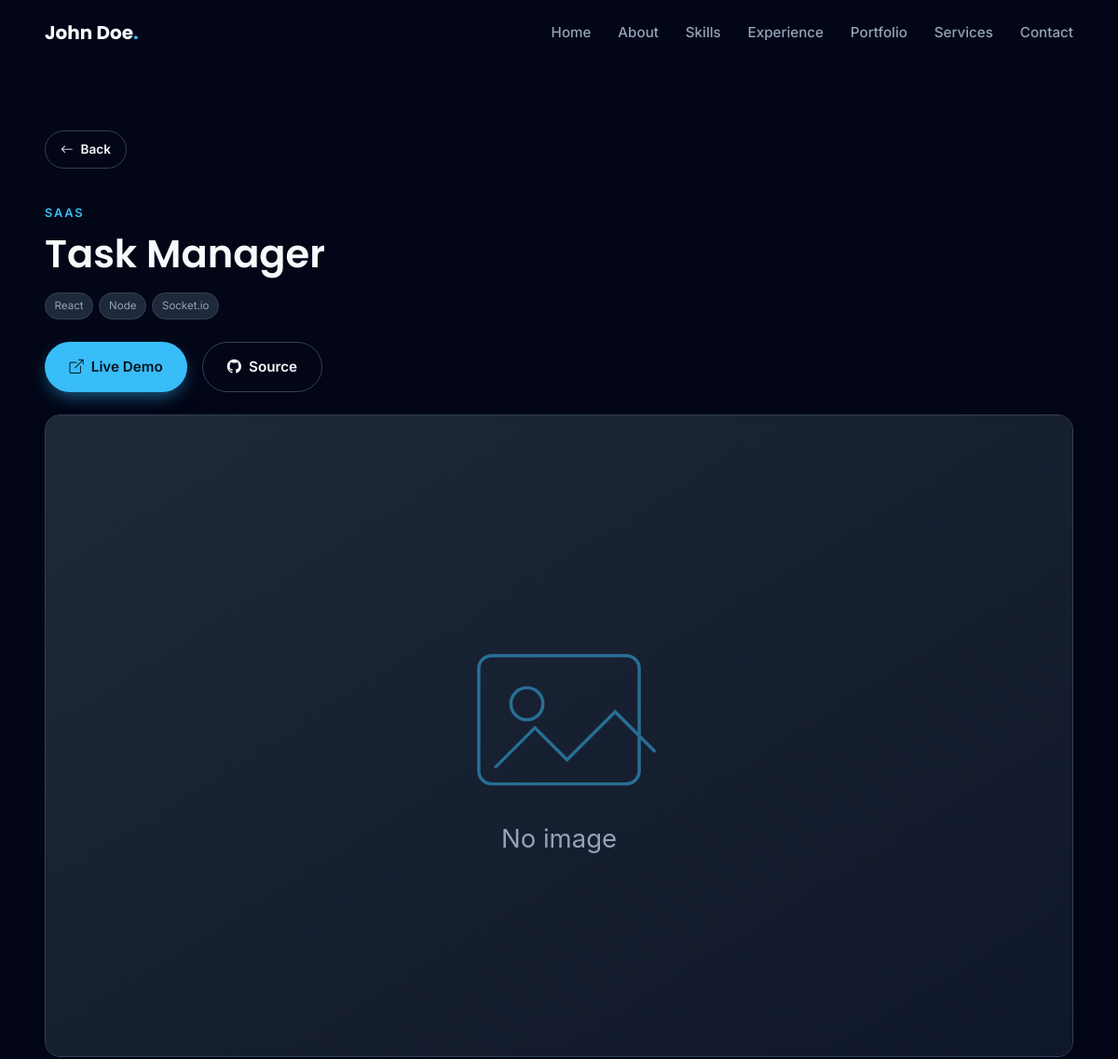
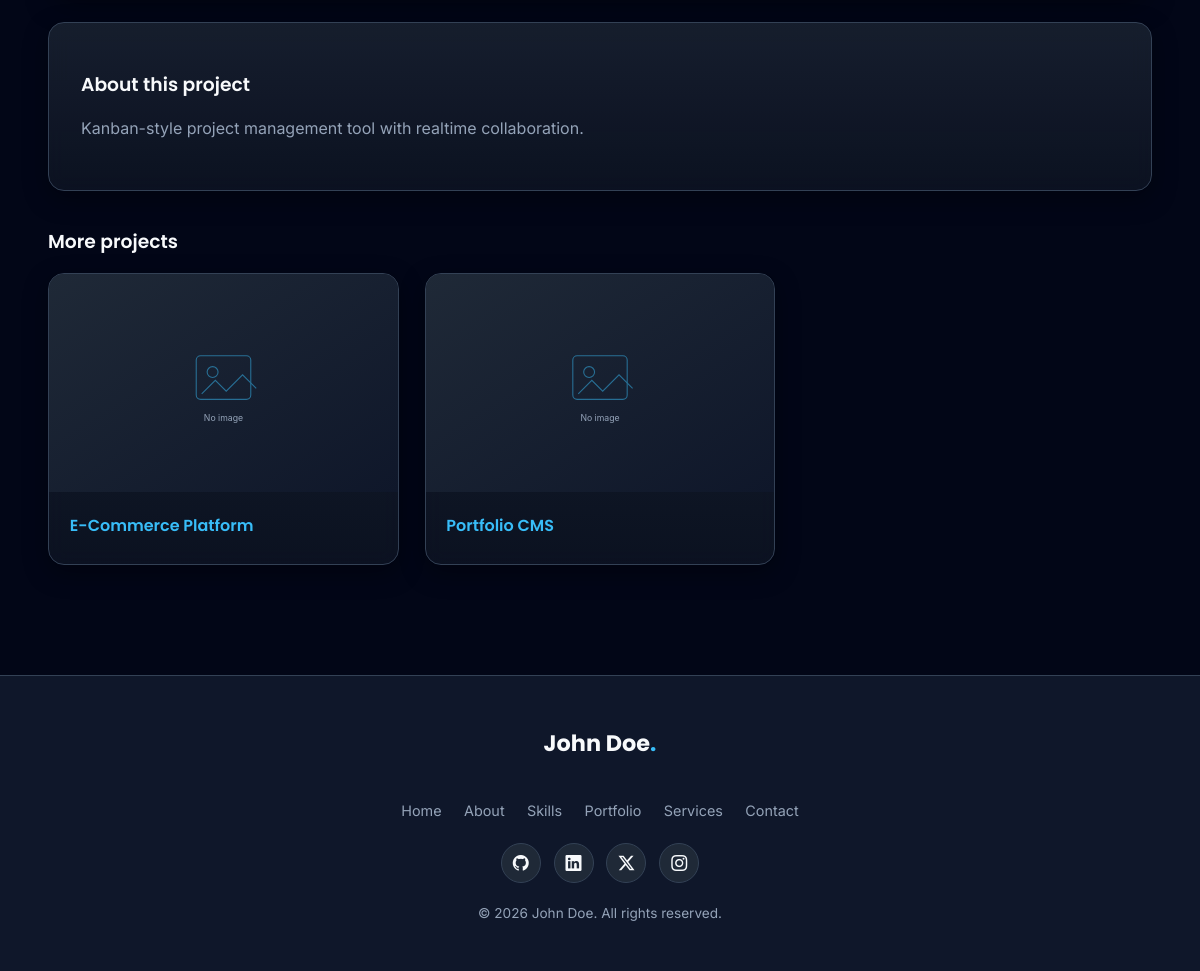
The app's page /portfolio/task-manager with its own data (2 pictures, top to bottom).
### tables this page shows
CREATE TABLE `profiles` (
  `id`         INT UNSIGNED NOT NULL AUTO_INCREMENT,
  `name`       VARCHAR(120) NOT NULL,
  `title`      VARCHAR(150) DEFAULT NULL,
  `photo`      VARCHAR(255) DEFAULT NULL,
  `bio`        TEXT,
  `email`      VARCHAR(150) DEFAULT NULL,
  `phone`      VARCHAR(50)  DEFAULT NULL,
  `address`    VARCHAR(255) DEFAULT NULL,
  `birthday`   DATE DEFAULT NULL,
  `freelance`  ENUM('Available','Not Available') DEFAULT 'Available',
  `linkedin`   VARCHAR(255) DEFAULT NULL,
  `github`     VARCHAR(255) DEFAULT NULL,
  `instagram`  VARCHAR(255) DEFAULT NULL,
  `facebook`   VARCHAR(255) DEFAULT NULL,
  `twitter`    VARCHAR(255) DEFAULT NULL,
  `youtube`    VARCHAR(255) DEFAULT NULL,
  `website`    VARCHAR(255) DEFAULT NULL,
  `resume`     VARCHAR(255) DEFAULT NULL,
  `updated_at` DATETIME DEFAULT CURRENT_TIMESTAMP ON UPDATE CURRENT_TIMESTAMP,
  PRIMARY KEY (`id`)
);

CREATE TABLE `portfolios` (
  `id`          INT UNSIGNED NOT NULL AUTO_INCREMENT,
  `title`       VARCHAR(200) NOT NULL,
  `slug`        VARCHAR(220) NOT NULL UNIQUE,
  `category`    VARCHAR(100) DEFAULT NULL,
  `thumbnail`   VARCHAR(255) DEFAULT NULL,
  `description` TEXT,
  `technology`  VARCHAR(255) DEFAULT NULL,
  `github_url`  VARCHAR(255) DEFAULT NULL,
  `demo_url`    VARCHAR(255) DEFAULT NULL,
  `status`      ENUM('Published','Draft') DEFAULT 'Published',
  `featured`    TINYINT(1) DEFAULT 0,
  `meta_title`  VARCHAR(200) DEFAULT NULL,
  `meta_description` VARCHAR(255) DEFAULT NULL,
  `sort_order`  INT DEFAULT 0,
  `views`       INT UNSIGNED DEFAULT 0,
  `created_at`  DATETIME DEFAULT CURRENT_TIMESTAMP,
  PRIMARY KEY (`id`)
);

CREATE TABLE `social_medias` (
  `id`    INT UNSIGNED NOT NULL AUTO_INCREMENT,
  `platform` VARCHAR(60) NOT NULL,
  `icon`  VARCHAR(80) DEFAULT NULL,
  `url`   VARCHAR(255) NOT NULL,
  `sort_order` INT DEFAULT 0,
  PRIMARY KEY (`id`)
);

### application/controllers/Portfolio.php (called while the page is built, shortened)
<?php
class Portfolio extends Public_Controller {
    public function __construct()
    {
        parent::__construct();
        $this->load->model('Portfolio_model');
    }
    public function detail($slug)
    {
        $project = $this->Portfolio_model->by_slug($slug);
        $this->Portfolio_model->increment_views($project['id']);
        $data = array(
            'project'    => $project,
            'gallery'    => $this->Portfolio_model->images($project['id']),
            'related'    => array_slice($this->Portfolio_model->published(), 0, 3),
            'page_title' => $project['meta_title'] ?: $project['title'],
        );
        $this->load->view('portfolio/detail', $data);
    }
}

### index.php (called while the page is built, shortened)
<?php
require_once BASEPATH.'core/CodeIgniter.php';

### application/models/Profile_model.php (called while the page is built, shortened)
<?php
class Profile_model extends MY_Model {
    protected $table = 'profiles';
    public function get()
    {
        return $this->db->order_by('id', 'ASC')->limit(1)->get($this->table)->row_array();
    }
}

### application/core/MY_Controller.php (called while the page is built, shortened)
<?php
class Public_Controller extends MY_Controller {
    public function __construct()
    {
        $this->load->model(array('Setting_model', 'Profile_model', 'Social_model'));
        $this->settings = $this->Setting_model->all_kv();
        $this->load->vars(array(
            'settings' => $this->settings,
            'profile'  => $this->Profile_model->get(),
            'socials'  => $this->Social_model->all(),
        ));
    }
}

### application/helpers/general_helper.php (called while the page is built, shortened)
<?php
if ( ! function_exists('e'))
{
    function e($value)
    {
        return htmlspecialchars((string) $value, ENT_QUOTES, 'UTF-8');
    }
}

### application/core/MY_Model.php (called while the page is built, shortened)
<?php
class MY_Model extends CI_Model {
    protected $table    = '';
    protected $order_by = 'id ASC';
    public function all($where = array())
    {
        if ( ! empty($where)) $this->db->where($where);
        if ($this->order_by)  $this->db->order_by($this->order_by);
        return $this->db->get($this->table)->result_array();
    }
    public function find_by($field, $value)
    {
        return $this->db->where($field, $value)->get($this->table)->row_array();
    }
}

### application/models/Portfolio_model.php (called while the page is built, shortened)
<?php
class Portfolio_model extends MY_Model {
    public function published()
    {
        return $this->all(array('status' => 'Published'));
    }
    public function by_slug($slug)
    {
        return $this->find_by('slug', $slug);
    }
    public function images($portfolio_id)
    {
        return $this->db->where('portfolio_id', $portfolio_id)
                        ->order_by('sort_order', 'ASC')
                        ->get('portfolio_images')->result_array();
    }
}

### application/views/portfolio/detail.php (the view, shortened to what this page needs)
<?php
$this->load->view('layouts/header');
?>
<section class="detail-hero">
  <div class="container">
    <a href="<?= base_url() ?>#portfolio" class="btn btn-ghost btn-sm" style="margin-bottom:1.5rem"><i class="bi bi-arrow-left"></i> Back</a>
    <p class="section-eyebrow"><?= e($project['category']) ?></p>
    <h1 class="section-title"><?= e($project['title']) ?></h1>
    <div class="tags" style="margin:1rem 0">
      <?php foreach (explode(',', (string)$project['technology']) as $t): if(trim($t)==='')continue; ?><span class="tag"><?= e(trim($t)) ?></span><?php endforeach; ?>
    </div>
    <div class="cta" style="display:flex;gap:1rem;margin:1.5rem 0">
      <?php if ($project['demo_url']): ?><a href="<?= e($project['demo_url']) ?>" target="_blank" rel="noopener" class="btn btn-primary"><i class="bi bi-box-arrow-up-right"></i> Live Demo</a><?php endif; ?>
      <?php if ($project['github_url']): ?><a href="<?= e($project['github_url']) ?>" target="_blank" rel="noopener" class="btn btn-ghost"><i class="bi bi-github"></i> Source</a><?php endif; ?>
    </div>
    <img class="about-photo" style="width:100%;margin:1rem 0" src="<?= $project['thumbnail'] ? upload_url('portfolio/'.$project['thumbnail']) : base_url('assets/images/placeholder.svg') ?>" alt="<?= e($project['title']) ?>">
    <div class="glass" style="padding:2rem;margin-top:1.5rem">
      <h3>About this project</h3>
      <p class="text-muted-2"><?= nl2br(e($project['description'])) ?></p>
    </div>
    <?php if ( ! empty($related)): ?>
    <h3 style="margin-top:2.5rem">More projects</h3>
    <div class="portfolio-grid" style="margin-top:1rem">
      <?php foreach ($related as $p): if($p['id']==$project['id'])continue; ?>
      <a href="<?= site_url('portfolio/'.$p['slug']) ?>" class="pf-card glass" style="display:block">
        <div class="pf-thumb"><img src="<?= $p['thumbnail'] ? upload_url('portfolio/'.$p['thumbnail']) : base_url('assets/images/placeholder.svg') ?>" alt="<?= e($p['title']) ?>"></div>
        <div class="pf-body"><h4><?= e($p['title']) ?></h4></div>
      </a>
      <?php endforeach; ?>
    </div>
    <?php endif; ?>
  </div>
</section>
<?php $this->load->view('layouts/footer'); ?>

### application/views/layouts/header.php (shortened to what this page needs)
<!DOCTYPE html>
<html lang="en">
<head>
  <link rel="stylesheet" href="https://cdn.jsdelivr.net/npm/bootstrap-icons@1.11.3/font/bootstrap-icons.min.css">
  <link rel="stylesheet" href="https://unpkg.com/aos@2.3.4/dist/aos.css">
  <link rel="stylesheet" href="<?= base_url('assets/css/style.css') ?>">
</head>
<body>
<nav class="navbar">
  <div class="container inner">
    <a href="<?= base_url() ?>" class="brand"><?= e($profile['name'] ?? 'Portfolio') ?><span>.</span></a>
    <ul class="nav-links">
      <li><a href="#home">Home</a></li>
      <li><a href="#about">About</a></li>
      <li><a href="#skills">Skills</a></li>
      <li><a href="#experience">Experience</a></li>
      <li><a href="#portfolio">Portfolio</a></li>
      <li><a href="#services">Services</a></li>
      <li><a href="#contact">Contact</a></li>
    </ul>
  </div>
</nav>

### application/views/layouts/footer.php (shortened to what this page needs)
<footer class="footer">
  <div class="container">
    <a href="<?= base_url() ?>" class="brand"><?= e($profile['name'] ?? 'Portfolio') ?><span>.</span></a>
    <ul class="footer-links">
      <li><a href="#home">Home</a></li>
      <li><a href="#about">About</a></li>
      <li><a href="#skills">Skills</a></li>
      <li><a href="#portfolio">Portfolio</a></li>
      <li><a href="#services">Services</a></li>
      <li><a href="#contact">Contact</a></li>
    </ul>
    <?php if ( ! empty($socials)): ?>
    <div class="footer-social">
      <?php foreach ($socials as $s): ?>
        <a href="<?= e($s['url']) ?>" target="_blank" rel="noopener" title="<?= e($s['platform']) ?>"><i class="bi <?= e($s['icon'] ?: 'bi-link-45deg') ?>"></i></a>
      <?php endforeach; ?>
    </div>
    <?php endif; ?>
    <p class="copy">&copy; <?= date('Y') ?> <?= e($profile['name'] ?? '') ?>. All rights reserved.</p>
  </div>
</footer>
</body>
</html>

### assets/css/style.css (style rules this page uses)
:root { --primary: #0F172A; --secondary: #1E293B; --bg: #020617; --surface: #111827; --card: #1F2937; --accent: #38BDF8; --accent-hover: #0EA5E9; --success: #22C55E; --warning: #F59E0B; --danger: #EF4444; --text: #F8FAFC; --text-muted: #94A3B8; --border: #334155; --radius: 16px; --shadow: 0 10px 30px -10px rgba(0, 0, 0, .55); --shadow-soft: 0 8px 24px rgba(0, 0, 0, .35); --trans: .25s cubic-bezier(.4, 0, .2, 1); }
* { box-sizing: border-box }
html { scroll-behavior: smooth }
body { margin: 0; font-family: 'Inter', system-ui, -apple-system, sans-serif; background: var(--bg); color: var(--text); line-height: 1.7; overflow-x: hidden; }
h1, h2, h3, h4, h5, .font-head { font-family: 'Poppins', sans-serif; font-weight: 600; line-height: 1.2 }
a { color: var(--accent); text-decoration: none; transition: color var(--trans) }
img { max-width: 100%; display: block }
section { padding: 110px 0; position: relative }
.container { width: min(1140px, 92%); margin-inline: auto }
.text-muted-2 { color: var(--text-muted) }
.section-eyebrow { color: var(--accent); font-weight: 600; letter-spacing: .14em; text-transform: uppercase; font-size: .8rem; margin-bottom: .5rem }
.section-title { font-size: clamp(1.8rem, 4vw, 2.6rem); margin: 0 0 .6rem }
.btn { display: inline-flex; align-items: center; gap: .5rem; padding: .8rem 1.6rem; border-radius: 999px; border: 1px solid transparent; font-weight: 600; font-size: .95rem; cursor: pointer; transition: transform var(--trans), background var(--trans), box-shadow var(--trans); }
.btn-primary { background: var(--accent); color: #04121c; box-shadow: 0 8px 20px -6px rgba(56, 189, 248, .6) }
.btn-ghost { background: transparent; border-color: var(--border); color: var(--text) }
.btn-sm { padding: .5rem 1rem; font-size: .85rem }
.navbar { position: fixed; top: 0; left: 0; right: 0; z-index: 1000; padding: 1.1rem 0; transition: var(--trans); }
.navbar .inner { display: flex; align-items: center; justify-content: space-between }
.brand { font-family: 'Poppins'; font-weight: 700; font-size: 1.25rem; color: var(--text) }
.brand span { color: var(--accent) }
.nav-links { display: flex; gap: 1.8rem; list-style: none; margin: 0; padding: 0 }
.nav-links a { color: var(--text-muted); font-size: .95rem; font-weight: 500 }
.glass { background: linear-gradient(180deg, rgba(31, 41, 55, .7), rgba(17, 24, 39, .65)); border: 1px solid var(--border); border-radius: var(--radius); backdrop-filter: blur(10px); box-shadow: var(--shadow-soft); transition: transform var(--trans), box-shadow var(--trans), border-color var(--trans); }
.about-photo { border-radius: var(--radius); border: 1px solid var(--border); box-shadow: var(--shadow) }
.tags { display: flex; flex-wrap: wrap; gap: .4rem; margin-top: .8rem }
.tag { font-size: .72rem; padding: .25rem .6rem; border-radius: 999px; background: var(--secondary); border: 1px solid var(--border); color: var(--text-muted) }
.portfolio-grid { display: grid; grid-template-columns: repeat(auto-fill, minmax(320px, 1fr)); gap: 1.6rem }
.pf-card { overflow: hidden }
.pf-thumb { position: relative; aspect-ratio: 16/10; overflow: hidden }
.pf-thumb img { width: 100%; height: 100%; object-fit: cover; transition: transform .5s ease }
.pf-body { padding: 1.3rem }
.pf-body h4 { margin: .2rem 0 .5rem }
.footer { background: var(--primary); border-top: 1px solid var(--border); padding: 3rem 0 2rem; text-align: center }
.footer .brand { font-size: 1.4rem; margin-bottom: 1rem; display: inline-block }
.footer-links { display: flex; gap: 1.4rem; justify-content: center; list-style: none; padding: 0; margin: 1.2rem 0; flex-wrap: wrap }
.footer-links a { color: var(--text-muted); font-size: .9rem }
.footer-social { display: flex; gap: .8rem; justify-content: center; margin: 1.2rem 0 }
.footer-social a { width: 40px; height: 40px; border-radius: 50%; display: grid; place-items: center; background: var(--card); border: 1px solid var(--border); color: var(--text) }
.footer .copy { color: var(--text-muted); font-size: .85rem; margin-top: 1rem }
.detail-hero { padding-top: 140px }

### records on screen
profiles: name "John Doe"
portfolios: category "SAAS", title "Task Manager", technology "React", technology "Node", technology "Socket.io", description "Kanban-style project management tool with realtime collaboration."
portfolios: title "E-Commerce Platform"
portfolios: title "Portfolio CMS"
